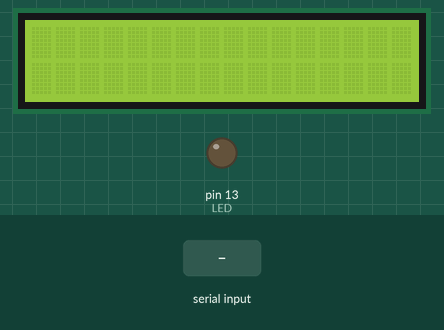
Simulated run of this sketch. Board: Arduino Uno, built with avr-gcc and run on an emulated ATmega328P. On the bench: 16×2 character LCD, output pins drawn as LEDs (lit = HIGH). The test bench sets the inputs (shaded band). What the sketch prints to the serial monitor is not drawn.

Above: at 1.2 s.
1.3 s: "90,45\n" received over Serial
3.8 s: "30,150\n" received over Serial
6.3 s: "0\n" received over Serial
8.8 s: "5\n" received over Serial
At 10.6 s:
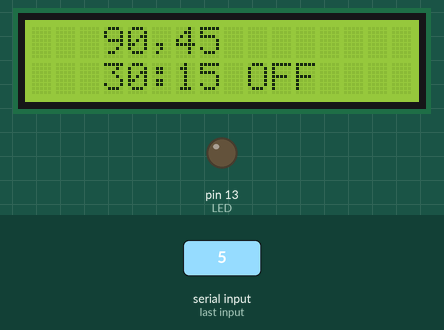
At 11.6 s:
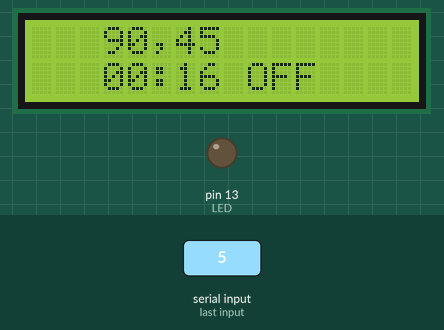
Timing chart, 0 to 12.8 s (numbered marks = the images above; inputs shaded):
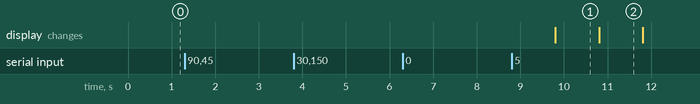

Measured:
- after the input at 1.3 s, every drawn part: stays the same
- after the input at 3.8 s, every drawn part: stays the same
- after the input at 6.3 s, every drawn part: stays the same
- after the input at 8.8 s, the display: changes after 1.0 s (image 1)
- what the display in image 1 shows lasts 1.0 s, from 9.8 s to 10.8 s

The sketch:

Task_3_Clock.ino
```cpp
#include <LiquidCrystal.h>

LiquidCrystal lcd(12, 11, 10, 9, 8, 7);


String date,time,current_time,on,off,h,m,x= " OFF";
int hour_0,minute_0,hour_1,minute_1,hour,minute,on_hour,off_hour,on_minute,off_minute;
int LED=13;

void setup() {
  // put your setup code here, to run once:
  pinMode(LED,OUTPUT);lcd.begin(16, 2);
  Serial.begin(9600);
}

void loop() {
  // put your main code here, to run repeatedly:
  Serial.print(1);
  input();lcd.setCursor(3, 0);lcd.print(date);
  while(1){
    String a=output(hour,minute);lcd.setCursor(3, 1);
    lcd.print(a);
    delay(1000);
  }
}

void input(){
  Serial.println("Input Date: ");
  while(Serial.available()==0){}
  date=Serial.readString();
  Serial.println(date);//lcd.print(date);
Serial.println("Input Current Time: ( HH:MM )");
while(Serial.available()==0){}
  time=Serial.readString(); Serial.println(time);
Serial.println("Input Light On Time : ( HH:MM )");
while(Serial.available()==0){}
  on=Serial.readString(); Serial.println(on);
Serial.println("Input Light Off Time : ( HH:MM )");
while(Serial.available()==0){}
  off=Serial.readString(); Serial.println(off);

    on_hour=convert_hour(on);
    on_minute=convert_minute(on);
    off_hour=convert_hour(off);
    off_minute=convert_minute(off);
    hour=convert_hour(time);
    minute=convert_minute(time);
}


int convert_hour(String time){
  hour_0=int(time[0])-48;   hour_1=int(time[1])-48;
  hour = hour_0 * 10 + hour_1;
  return hour;
}
int convert_minute(String time){
  minute_0=int(time[3])-48; minute_1=int(time[4])-48;
  minute = minute_0 * 10 + minute_1;
  return minute;
}


String output(int &hour,int &minute){
  if(on_hour==hour && on_minute==minute){
      digitalWrite(LED,HIGH);x=" ON ";
  }
  else if(off_hour==hour && off_minute==minute){
      digitalWrite(LED,LOW);x=" OFF";
  }


  h=String(hour);
  m=String(minute);
  if(hour<10){
    if(minute<10) {
      current_time ='0'+h+':'+'0'+m + x;
    }
    else{
      current_time = '0' + h + ':' + m+ x;
    }
  }
  else{
    if(minute<10) {
      current_time = h + ':' + '0' + m+ x;
    }
    else{
      current_time = h + ':' + m+ x;
    }
  }

  minute++;
  if(minute>59){
    minute=0;hour++;
  }
  if(hour>23){
    hour=0;
  }

  return current_time;
}
```
